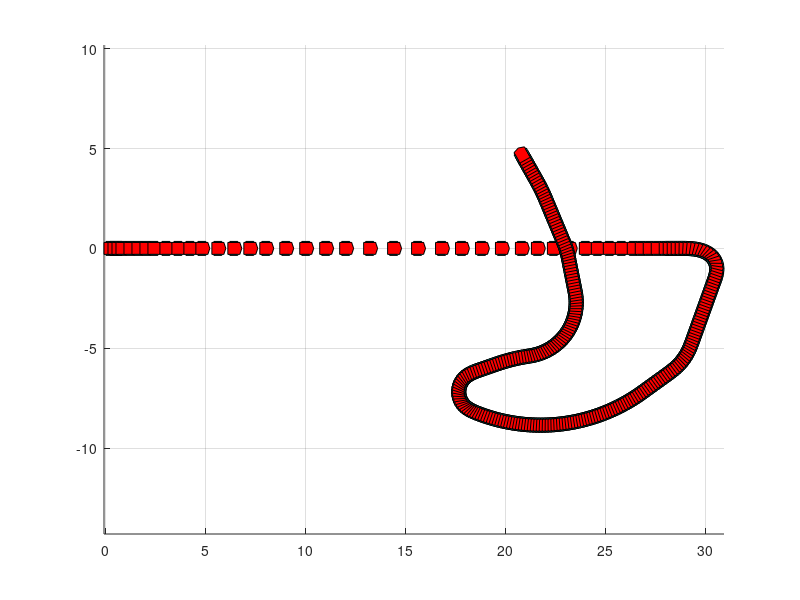

This chart was generated by the following MATLAB code:
% 2D transforms for the odometry of a differential kinematics mobile robot                        

figure; hold on; grid on; axis equal;

ssx=ones(1,4)*0.2; sdx=ones(1,4)*0.2;
ssx=[ssx ones(1,4)*0.4]; sdx=[sdx ones(1,4)*0.4];
ssx=[ssx ones(1,4)*0.6]; sdx=[sdx ones(1,4)*0.6];
ssx=[ssx ones(1,4)*0.8]; sdx=[sdx ones(1,4)*0.8];
ssx=[ssx ones(1,4)*1.0]; sdx=[sdx ones(1,4)*1.0];
ssx=[ssx ones(1,4)*1.2]; sdx=[sdx ones(1,4)*1.2];
ssx=[ssx ones(1,4)*1.0]; sdx=[sdx ones(1,4)*1.0];
ssx=[ssx ones(1,4)*0.8]; sdx=[sdx ones(1,4)*0.8];
ssx=[ssx ones(1,4)*0.6]; sdx=[sdx ones(1,4)*0.6];
ssx=[ssx ones(1,4)*0.4]; sdx=[sdx ones(1,4)*0.4];
ssx=[ssx ones(1,4)*0.2]; sdx=[sdx ones(1,4)*0.2];
ssx=[ssx ones(1,1)*0.2]; sdx=[sdx ones(1,1)*0.19];
ssx=[ssx ones(1,1)*0.2]; sdx=[sdx ones(1,1)*0.18];
ssx=[ssx ones(1,1)*0.2]; sdx=[sdx ones(1,1)*0.17];
ssx=[ssx ones(1,1)*0.2]; sdx=[sdx ones(1,1)*0.16];
ssx=[ssx ones(1,1)*0.2]; sdx=[sdx ones(1,1)*0.15];
ssx=[ssx ones(1,1)*0.2]; sdx=[sdx ones(1,1)*0.14];
ssx=[ssx ones(1,1)*0.2]; sdx=[sdx ones(1,1)*0.13];
ssx=[ssx ones(1,1)*0.2]; sdx=[sdx ones(1,1)*0.12];
ssx=[ssx ones(1,1)*0.2]; sdx=[sdx ones(1,1)*0.11];
ssx=[ssx ones(1,1)*0.2]; sdx=[sdx ones(1,1)*0.1];
ssx=[ssx ones(1,4)*0.2]; sdx=[sdx ones(1,4)*0.1];
ssx=[ssx ones(1,1)*0.19]; sdx=[sdx ones(1,1)*0.11];
ssx=[ssx ones(1,1)*0.18]; sdx=[sdx ones(1,1)*0.12];
ssx=[ssx ones(1,1)*0.17]; sdx=[sdx ones(1,1)*0.13];
ssx=[ssx ones(1,1)*0.16]; sdx=[sdx ones(1,1)*0.14];
ssx=[ssx ones(1,1)*0.15]; sdx=[sdx ones(1,1)*0.15];
ssx=[ssx ones(1,20)*0.15]; sdx=[sdx ones(1,20)*0.15];
ssx=[ssx ones(1,2)*0.15]; sdx=[sdx ones(1,2)*0.14];
ssx=[ssx ones(1,2)*0.15]; sdx=[sdx ones(1,2)*0.13];
ssx=[ssx ones(1,8)*0.15]; sdx=[sdx ones(1,8)*0.12];
ssx=[ssx ones(1,2)*0.15]; sdx=[sdx ones(1,2)*0.13];
ssx=[ssx ones(1,2)*0.15]; sdx=[sdx ones(1,2)*0.14];
ssx=[ssx ones(1,10)*0.15]; sdx=[sdx ones(1,10)*0.15];
ssx=[ssx ones(1,60)*0.15]; sdx=[sdx ones(1,60)*0.14];
ssx=[ssx ones(1,1)*0.15]; sdx=[sdx ones(1,1)*0.13];
ssx=[ssx ones(1,1)*0.15]; sdx=[sdx ones(1,1)*0.12];
ssx=[ssx ones(1,1)*0.15]; sdx=[sdx ones(1,1)*0.11];
ssx=[ssx ones(1,1)*0.15]; sdx=[sdx ones(1,1)*0.10];
ssx=[ssx ones(1,1)*0.15]; sdx=[sdx ones(1,1)*0.09];
ssx=[ssx ones(1,15)*0.15]; sdx=[sdx ones(1,15)*0.08];
ssx=[ssx ones(1,1)*0.15]; sdx=[sdx ones(1,1)*0.09];
ssx=[ssx ones(1,1)*0.15]; sdx=[sdx ones(1,1)*0.10];
ssx=[ssx ones(1,1)*0.15]; sdx=[sdx ones(1,1)*0.11];
ssx=[ssx ones(1,1)*0.15]; sdx=[sdx ones(1,1)*0.12];
ssx=[ssx ones(1,1)*0.15]; sdx=[sdx ones(1,1)*0.13];
ssx=[ssx ones(1,1)*0.15]; sdx=[sdx ones(1,1)*0.14];
ssx=[ssx ones(1,1)*0.15]; sdx=[sdx ones(1,1)*0.15];
ssx=[ssx ones(1,5)*0.15]; sdx=[sdx ones(1,5)*0.15];
ssx=[ssx ones(1,10)*0.15]; sdx=[sdx ones(1,10)*0.14];
ssx=[ssx ones(1,1)*0.15]; sdx=[sdx ones(1,1)*0.15];
ssx=[ssx ones(1,1)*0.14]; sdx=[sdx ones(1,1)*0.15];
ssx=[ssx ones(1,1)*0.13]; sdx=[sdx ones(1,1)*0.15];
ssx=[ssx ones(1,30)*0.12]; sdx=[sdx ones(1,30)*0.15];
ssx=[ssx ones(1,1)*0.13]; sdx=[sdx ones(1,1)*0.15];
ssx=[ssx ones(1,1)*0.14]; sdx=[sdx ones(1,1)*0.15];
ssx=[ssx ones(1,10)*0.15]; sdx=[sdx ones(1,10)*0.15];
ssx=[ssx ones(1,1)*0.14]; sdx=[sdx ones(1,1)*0.15];
ssx=[ssx ones(1,5)*0.13]; sdx=[sdx ones(1,5)*0.15];
ssx=[ssx ones(1,1)*0.14]; sdx=[sdx ones(1,1)*0.15];
ssx=[ssx ones(1,15)*0.15]; sdx=[sdx ones(1,15)*0.15];
ssx=[ssx ones(1,7)*0.14]; sdx=[sdx ones(1,7)*0.15];
ssx=[ssx ones(1,10)*0.15]; sdx=[sdx ones(1,10)*0.15];

arcs_length = length(ssx);

a1=0.3; a2=0.1; a3=0.2; a4=0.05;
%                    A      B      C      D      E
xBodyPoints = [    -a1    -a1     a1  a1+a2     a1];
yBodyPoints = [     a1    -a1    -a1      0     a1];
%                         F      G      H      I
xLeftWheelPoints = [    -a3    -a3     a3     a3];
yLeftWheelPoints = [  a1+a4     a1     a1  a1+a4];
%                          L      M      N      P
xRightWheelPoints = [    -a3    -a3     a3     a3];
yRightWheelPoints = [    -a1 -a1-a4 -a1-a4    -a1];

body_hc = [xBodyPoints; yBodyPoints; [1 1 1 1 1]];
leftwheel_hc = [xLeftWheelPoints; yLeftWheelPoints; [1 1 1 1]];
rightwheel_hc = [xRightWheelPoints; yRightWheelPoints; [1 1 1 1]];

% Baseline
b = 0.6;    

% pose iniziale (x=0 y=0 theta=0)
T_world = [cos(0) -sin(0) 0; 
           sin(0) cos(0)  0; 
           0      0       1];

for k = 1:arcs_length

    dsx = ssx(k);
    ddx = sdx(k);
    
    if abs(dsx - ddx) < 0.0001 

        T_rel = [1, 0, dsx; % o ddx
                 0, 1, 0; 
                 0, 0, 1];
        
    else
        
        dtheta = (dsx - ddx) / b;
        d = ddx / dtheta; 
        d_halfb = d + b/2;


        T_robot_to_CIR = [1, 0, 0; 
                          0, 1, d_halfb; 
                          0, 0, 1];
        
        R_CIR = [cos(-dtheta), sin(dtheta),  0; 
                 sin(-dtheta), cos(-dtheta), 0; 
                 0,            0,            1];
        
        T_CIR_to_robot = [1, 0, 0; 
                          0, 1, -d_halfb; 
                          0, 0, 1];
        

        T_rel = T_CIR_to_robot * R_CIR * T_robot_to_CIR;

    end

    T_world = T_world * T_rel;

    curr_body_hc = T_world * body_hc; 
    curr_leftwheel_hc = T_world * leftwheel_hc;
    curr_rightwheel_hc = T_world * rightwheel_hc;
    
    patch(curr_body_hc(1,:), curr_body_hc(2,:), 'r');
    patch(curr_leftwheel_hc(1,:), curr_leftwheel_hc(2,:),'c');
    patch(curr_rightwheel_hc(1,:), curr_rightwheel_hc(2,:), 'c');
    
    pause(0.02);
    
end

hold off;

% pose finale
x_f = T_world(1,3); 
y_f = T_world(2,3); 
theta_f = atan2(T_world(2,1), T_world(1,1));

disp("Pose finale (x_f, y_f, θ_f)");
disp([x_f y_f theta_f]);
